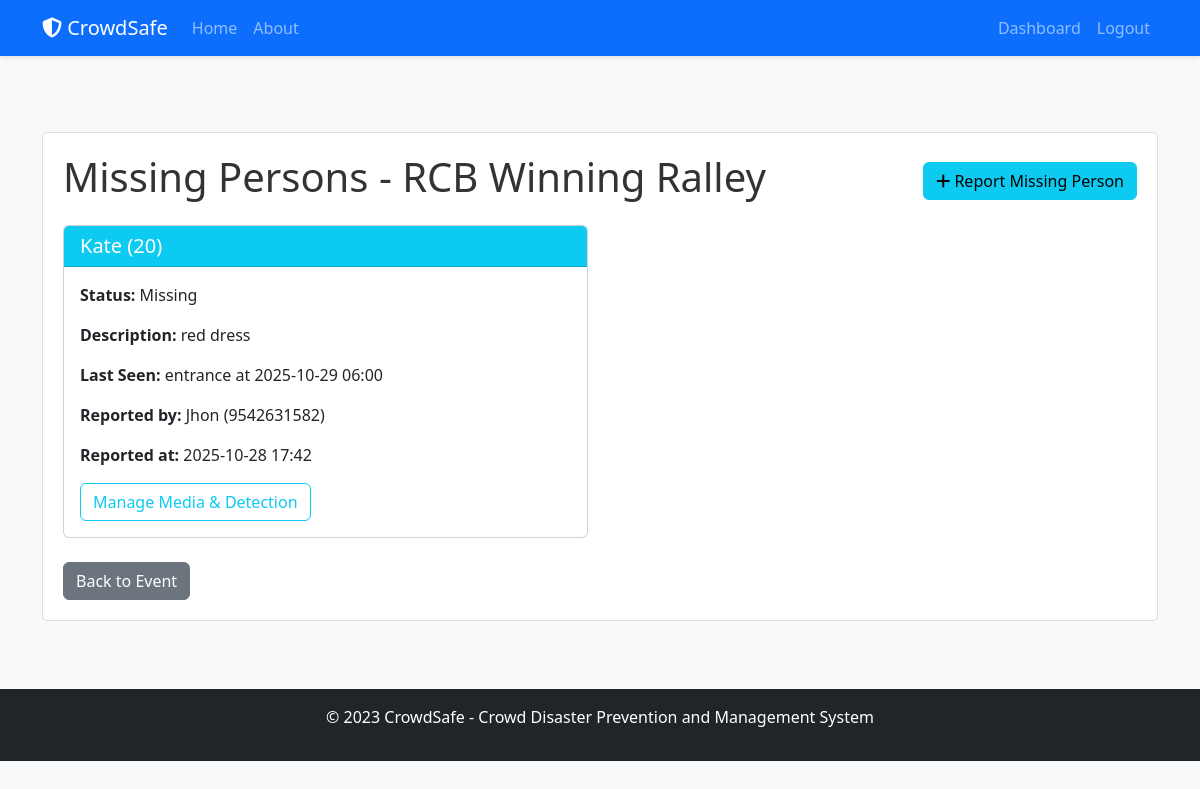
Screenshot of /event/3/missing (signed in) with the database file from the repository.
### models.py (models this page shows, shortened)
class Event(db.Model):
    id = db.Column(db.Integer, primary_key=True)
    name = db.Column(db.String(100), nullable=False)
    objective = db.Column(db.String(200), nullable=False)
    target_audience = db.Column(db.String(100), nullable=False)
    date_time = db.Column(db.DateTime, nullable=False)
    venue_name = db.Column(db.String(100), nullable=False)
    venue_address = db.Column(db.String(200), nullable=False)
    latitude = db.Column(db.Float, nullable=False)
    longitude = db.Column(db.Float, nullable=False)
    ticket_price = db.Column(db.Float, nullable=True)
    sponsors = db.Column(db.String(200), nullable=True)
    description = db.Column(db.Text, nullable=False)
    date_created = db.Column(db.DateTime, default=datetime.utcnow)
    user_id = db.Column(db.Integer, db.ForeignKey('user.id'), nullable=False)
    incidents = db.relationship('Incident', backref='event', lazy=True)
    restricted_areas = db.relationship('RestrictedArea', backref='event', lazy=True)
    emergency_contacts = db.relationship('EmergencyContact', backref='event', lazy=True)
    zones = db.relationship('Zone', backref='event', lazy=True)
    attendees = db.relationship('Attendee', backref='event', lazy=True)
    check_ins = db.relationship('CheckIn', backref='event', lazy=True)
    capacity_alerts = db.relationship('CapacityAlert', backref='event', lazy=True)

class MissingPerson(db.Model):
    id = db.Column(db.Integer, primary_key=True)
    name = db.Column(db.String(100), nullable=False)
    age = db.Column(db.Integer, nullable=True)
    description = db.Column(db.Text, nullable=False)
    last_seen_location = db.Column(db.String(200), nullable=False)
    last_seen_time = db.Column(db.DateTime, nullable=False)
    reporter_name = db.Column(db.String(100), nullable=False)
    reporter_contact = db.Column(db.String(20), nullable=False)
    image_file = db.Column(db.String(20), nullable=True, default='default.jpg')
    status = db.Column(db.String(20), default='Missing')  # Missing, Found
    timestamp = db.Column(db.DateTime, default=datetime.utcnow)
    event_id = db.Column(db.Integer, db.ForeignKey('event.id'), nullable=False)

### routes.py (the view)
@app.route('/event/<int:event_id>/missing')
@login_required
def event_missing(event_id):
    event = Event.query.get_or_404(event_id)
    if event.organizer != current_user:
        abort(403)
    missing_persons = MissingPerson.query.filter_by(event_id=event.id).order_by(MissingPerson.timestamp.desc()).all()
    return render_template('event_missing.html', title='Missing Persons', missing_persons=missing_persons, event=event)

### models.py (called while the page is built)
@login_manager.user_loader
def load_user(user_id):
    return User.query.get(int(user_id))

### templates/event_missing.html
{% extends "layout.html" %}
{% block content %}
<div class="content-section">
    <div class="d-flex justify-content-between align-items-center mb-3">
        <h1>Missing Persons - {{ event.name }}</h1>
        <a class="btn btn-info" href="{{ url_for('report_missing', event_id=event.id) }}">
            <i class="fas fa-plus"></i> Report Missing Person
        </a>
    </div>
    {% if missing_persons %}
        <div class="row">
            {% for person in missing_persons %}
                <div class="col-md-6 mb-4">
                    <div class="card h-100">
                        <div class="card-header bg-info text-white">
                            <h5 class="mb-0">{{ person.name }}{% if person.age %} ({{ person.age }}){% endif %}</h5>
                        </div>
                        <div class="card-body">
                            <p><strong>Status:</strong> {{ person.status }}</p>
                            <p><strong>Description:</strong> {{ person.description }}</p>
                            <p><strong>Last Seen:</strong> {{ person.last_seen_location }} at {{ person.last_seen_time.strftime('%Y-%m-%d %H:%M') }}</p>
                            <p><strong>Reported by:</strong> {{ person.reporter_name }} ({{ person.reporter_contact }})</p>
                            <p><strong>Reported at:</strong> {{ person.timestamp.strftime('%Y-%m-%d %H:%M') }}</p>
                            <a class="btn btn-outline-info" href="{{ url_for('missing_detail', person_id=person.id) }}" target="_self">
                                Manage Media & Detection
                            </a>
                        </div>
                    </div>
                </div>
            {% endfor %}
        </div>
    {% else %}
        <div class="alert alert-info">No missing persons reported for this event.</div>
    {% endif %}
    <a class="btn btn-secondary" href="{{ url_for('event', event_id=event.id) }}">Back to Event</a>
</div>
{% endblock content %}

### static/css/main.css (style rules this page uses)
body { background-color: #f8f9fa; color: #333; padding-top: 60px; }
.content-section { background: #ffffff; padding: 20px; border: 1px solid #dddddd; border-radius: 5px; margin-bottom: 20px; }

### rows the page displays
Event: name "RCB Winning Ralley"
MissingPerson: name "Kate", age "20", status "Missing", description "red dress", last_seen_location "entrance", last_seen_time "2025-10-29 06:00", reporter_name "Jhon", reporter_contact "9542631582", timestamp "2025-10-28 17:42"
